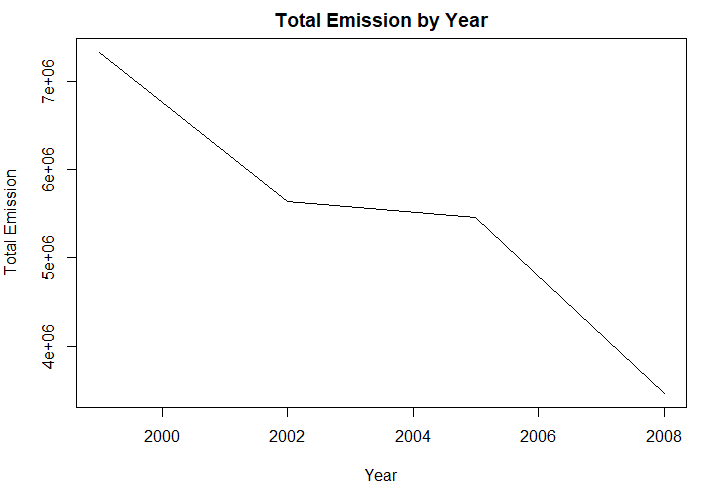

Write R code to recreate this figure.
# Have total emissions from PM2.5 decreased in the United States from 1999 to 2008? 
# Using the base plotting system, make a plot showing the total PM2.5 emission from 
# all sources for each of the years 1999, 2002, 2005, and 2008.

emissions_by_year <- tapply(NEI$Emissions, NEI$year, sum)
plot(names(emissions_by_year), emissions_by_year, type = "l", xlab = "Year", ylab = "Total Emission")
title(main = "Total Emission by Year")
